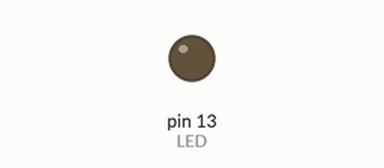
This sketch was run on a simulated Arduino Uno, built with avr-gcc and run on an emulated ATmega328P. Parts: output pins drawn as LEDs (lit = HIGH).

Above: at 1.7 s.
At 4.6 s:
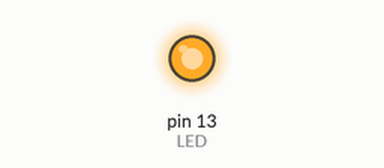
Timing chart, 0 to 11.7 s (numbered marks = the images above):
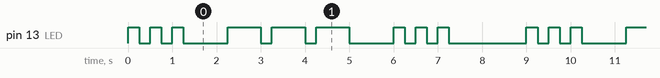

The sketch:

minim.ino
```cpp
/*
  Solucionari Repte SA1-C · Missatge en Morse (REQUISIT MINIM)
  El LED emet "S O S" amb temps de punt i ratlla diferenciats.
  Morse: punt = . (curt) ; ratlla = - (3 punts).
  Circuit: LED al pin 13 (o LED + 220 ohm a GND).
*/

const int LED = 13;
const int PUNT = 250;          // durada d'un punt (ms)
const int RATLLA = PUNT * 3;   // una ratlla son 3 punts
const int PAUSA = PUNT;        // pausa entre senyals d'una mateixa lletra

void setup() {
  pinMode(LED, OUTPUT);
}

void loop() {
  // S = . . .
  for (int i = 0; i < 3; i++) { digitalWrite(LED, HIGH); delay(PUNT);   digitalWrite(LED, LOW); delay(PAUSA); }
  delay(RATLLA);   // pausa entre lletres
  // O = - - -
  for (int i = 0; i < 3; i++) { digitalWrite(LED, HIGH); delay(RATLLA); digitalWrite(LED, LOW); delay(PAUSA); }
  delay(RATLLA);
  // S = . . .
  for (int i = 0; i < 3; i++) { digitalWrite(LED, HIGH); delay(PUNT);   digitalWrite(LED, LOW); delay(PAUSA); }
  delay(RATLLA * 2);  // pausa llarga abans de repetir
}
```

Measured:
- by itself, pin 13 (LED): repeats every 9.0 s: 2 × (LOW 0.25 s, HIGH 0.25 s), LOW 1.0 s, 2 × (HIGH 0.75 s, LOW 0.25 s), HIGH 0.75 s, LOW 1.0 s, 2 × (HIGH 0.25 s, LOW 0.25 s), HIGH 0.25 s, LOW 1.8 s, HIGH 0.25 s
- by itself, everything shown: repeats every 9.0 s, in 18 steps
